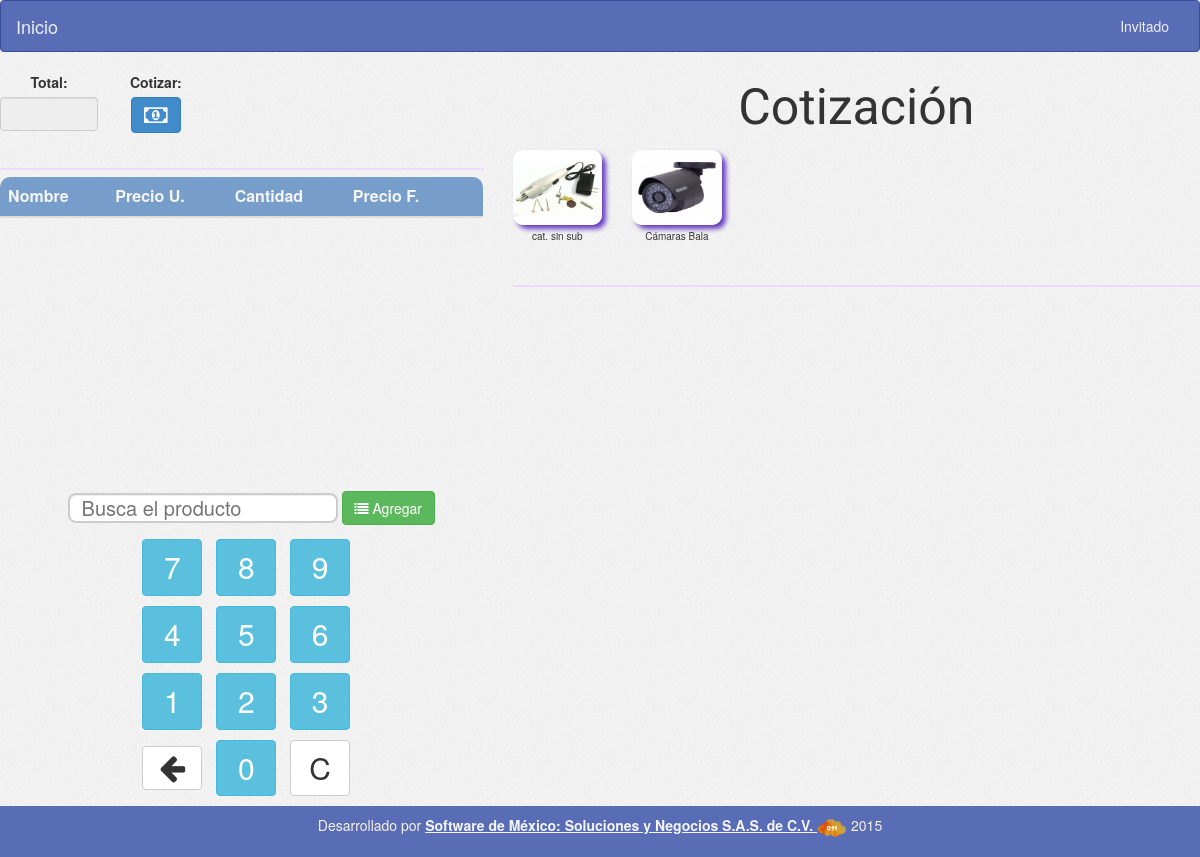
Before: /cotizador/form_price.php with the older database file.
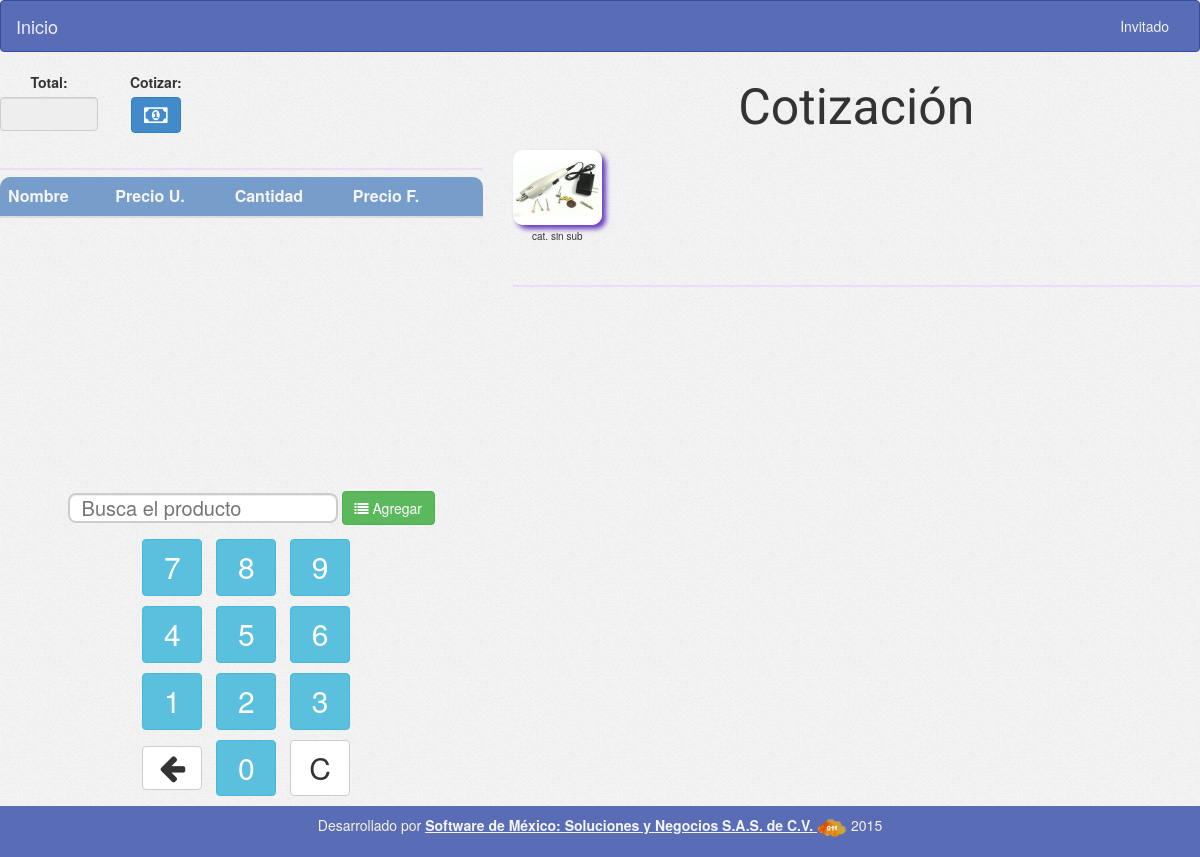
After: the same page with the newer database file.
### tables this page shows
CREATE TABLE `categorias` (
  `id` int(11) NOT NULL,
  `nombre` varchar(50) NOT NULL,
  `created` date NOT NULL,
  `created_by_user_id` int(11) NOT NULL,
  `activo` tinyint(4) NOT NULL,
  `img` varchar(50) DEFAULT NULL
);

### cotizador/config/conexion.php (called while the page is built, shortened)
<?php
	$tCategory="categorias";
?>

### cotizador/config/variables.php (called while the page is built, shortened)
<?php
        $rutaImgCat="uploads/categories/";
?>

### cotizador/form_price.php (the view, shortened to what this page needs)
<?php
include('config/conexion.php');
include('header.php');
include ('menu.php');
include('config/variables.php');
$sqlGetCategories = "SELECT * FROM $tCategory WHERE activo='1' ORDER BY nombre ";
$resGetCategories = $con->query($sqlGetCategories);
$optCategories = '';
if ($resGetCategories->num_rows > 0) {
    while ($rowGetCategories = $resGetCategories->fetch_assoc()) {
        $optCategories .= '<div class="col-sm-2 div-img-sales"><img src="' . $rutaImgCat . $rowGetCategories['img'] . '" class="clickCategory img-sales" title="' . $rowGetCategories['id'] . '" width="100%">' . $rowGetCategories['nombre'] . '</div>';
    }
} else {
    $optCategories .= 'No hay categorias disponibles';
}
?>
<div class="row">
    <div class="col-xs-5 sales sales-izquierda">
        <div class="ticket text-center">
            <form id="formTicket" method="POST" action="" >
                <div class="cobrar row">
                    <div class="form-group col-xs-3">
                        <label>Total:</label></br>
                        <input type="text" id="inputTotal" name="inputTotal" readonly step=0.01 class="form-control col-xs-12" >
                    </div>
                    <div class="form-group col-xs-2">
                        <label>Cotizar:</label></br>
                        <button type="button" class="btn btn-primary" data-toggle="modal" data-target="#myModalAdd"><i class="fa fa-money" style="font-size: 2.2rem;"></i></button>
                    </div>
                </div>
                <div class="line"></div>
                <div class="mygrid-wrapper-div">
                    <table id="dataTicket" class="table table-striped">
                        <thead>
                            <tr>
                                <th>Nombre</th>
                                <th>Precio U.</th>
                                <th>Cantidad</th>
                                <th>Precio F.</th>
                                <th></th>
                            </tr>
                        </thead>
                    </table>
                </div>
            </form>
        </div>
        <div class="teclado text-center">
            <form id="formTeclado" method="POST" class="form-inline">
                <div class="form-group">
                    <input type="text" class="typeahead tt-query" autocomplete="off" spellcheck="false" placeholder="Busca el producto" id="inputCod" name="inputCod">
                </div>
                <button type="submit" class="btn btn-success"><i class="fa fa-list"></i> Agregar</button>
            </form>
            <div id="teclado_numerico_2" class="text-center">
                <div class="numeric-form-sales">
                    <span class="btn btn-info btn-numeric-form" onclick="teclado(7)">7</span>
                    <span class="btn btn-info btn-numeric-form" onclick="teclado(8)">8</span>
                    <span class="btn btn-info btn-numeric-form" onclick="teclado(9)">9</span>
                    <br>
                    <span class="btn btn-info btn-numeric-form" onclick="teclado(4)">4</span>
                    <span class="btn btn-info btn-numeric-form" onclick="teclado(5)">5</span>
                    <span class="btn btn-info btn-numeric-form" onclick="teclado(6)">6</span>
                    <br>
                    <span class="btn btn-info btn-numeric-form" onclick="teclado(1)">1</span>
                    <span class="btn btn-info btn-numeric-form" onclick="teclado(2)">2</span>
                    <span class="btn btn-info btn-numeric-form" onclick="teclado(3)">3</span>
                    <br>
                    <span class="btn btn-default btn-numeric-form erase"><i class="fa fa-arrow-left"></i></span>
                    <span class="btn btn-info btn-numeric-form" onclick="teclado(0)">0</span>
                    <span class="btn btn-default btn-numeric-form" onClick="borrarTeclado()" >C</span>
                </div>
            </div>
        </div>
    </div>
    <div class="col-sm-7 sales sales-derecha text-center">
        <div class="titulo-crud2">
            Cotización <span class="tipoPrecio" style="font-size: 14px"><i></i></span>
        </div>
        <div class="row productCategory div-sales">
            <?= $optCategories; ?>
        </div>
        <div class="line"></div>
    </div>
</div>
<?php
include ('footer.php');
?>

Changed rows visible on the page:
no longer on this page (row edited): categorias: img (picture), nombre "Cámaras Bala"
